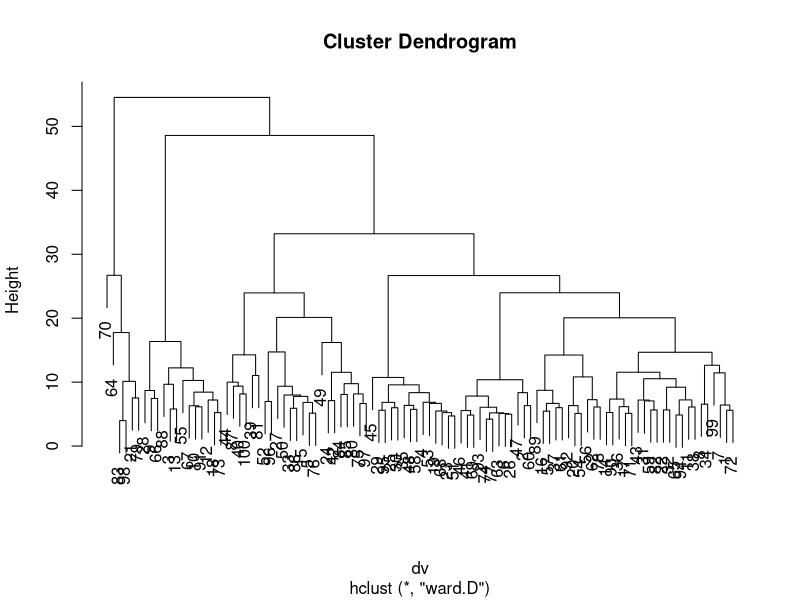
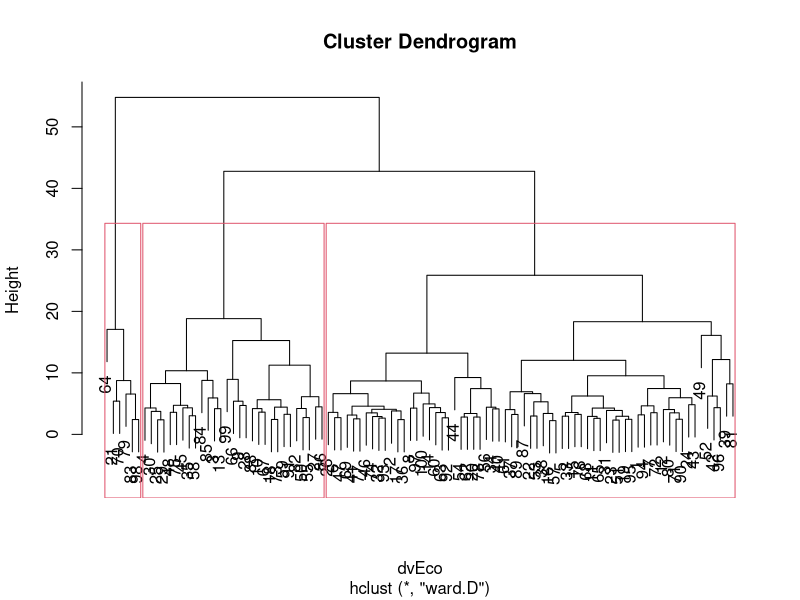
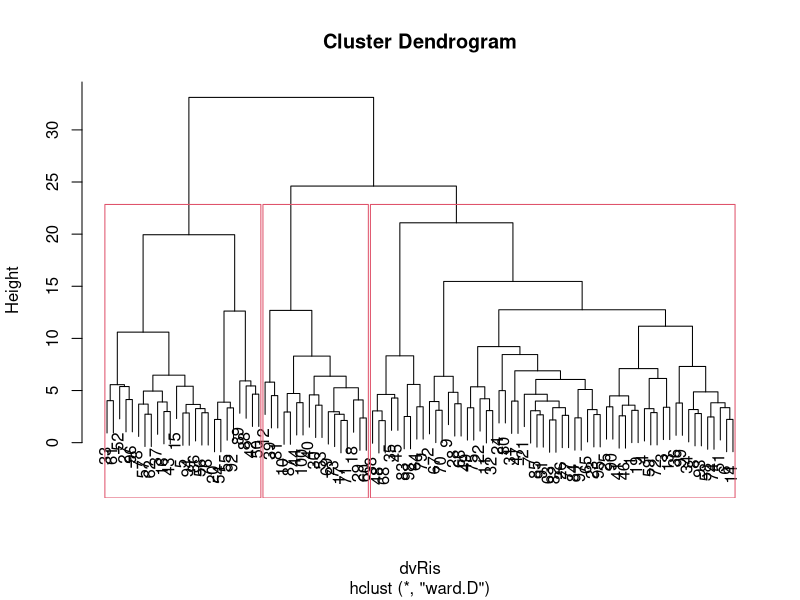
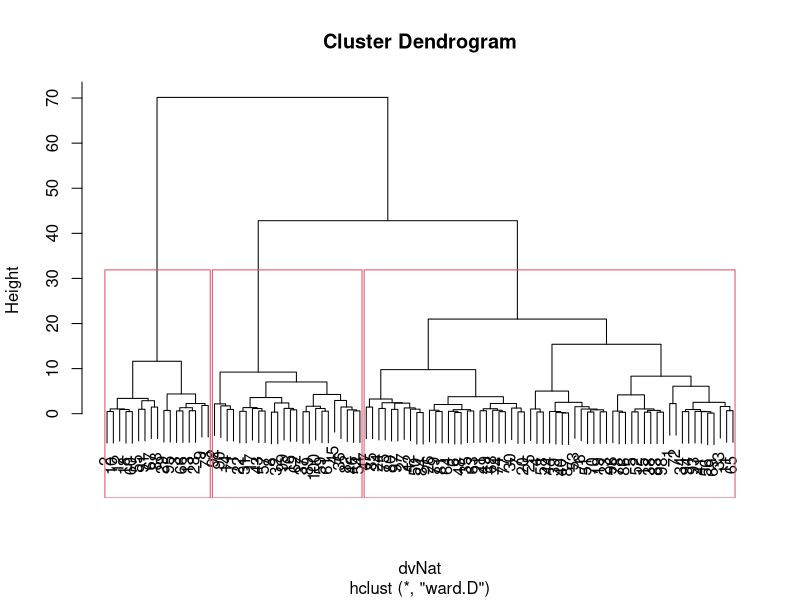
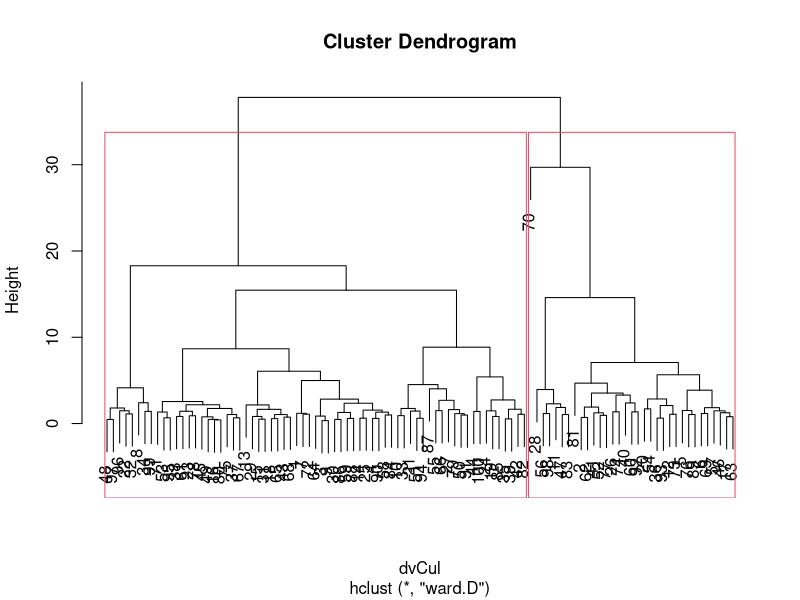

R code for these plots, in order:
#Importez le fichier villes.csv dans R (read.table("villes.csv",header=T))
VillesBrut <- read.table("villes.csv",header=T,sep = "\t")
#View(VillesBrut)

#Nous avons donc un tableau de données qui réunit des données décrivant 100 villes de France selon 54 variables représentant plusieurs indicateurs socio-économiques, écologiques,culturels.
#On désire mettre en oeuvre une classification thématique complétée par un treillis de Galois. Pour ce faire, on doit regrouper des thèmes afin de les rendre moins nombreux. On décide le
#regroupement suivant:
  # - Économie: Chomage, ChomageJeunes, ChomageLong, EvoluEmploiCree,Activite,EmploiFeminin, EmploiCommune, DefaillEntreprise,SalaireAnnuel, ImpotRevenu, ImpotFortune, Imposables,
#MetreCarreAncien, TaxeHabitation, FoncierBati,MetreCubeEau,EvolDemographique, Vieillissement,AttiranceGlobale,AttiranceActifs, Proprietaires,LogtSup4pieces, LogtInsalubre, LogtVacant, LogtConstruction

  # - Risques: Criminalite, EvolutionCrimes, SecuriteRoutiere, Inondations,TerrainsPollues, UsinesRisques,MortaliteInfantile, MortaliteCancerPoumon, MortaliteAlcool,DecesInfarctus,TauxSuicide, MortaliteGlobale,
#TailleClassesPrimaires, Retard6eme, Retard3eme,RetardTerminale

  # - Nature: Mer, Ski, Soleil, Pluie, Temperature, MarcheAPied

  # - Culture: Musees, Cinema, MonumHistoriques, PretLivres,RestaurDistingues, Presse, Etudiants

#Standardiser les variables. 
Villes = data.frame(scale(VillesBrut[,2:55]) * sqrt(54/53))

#CAH de l'ensemble des variables.
#a) création de la matrice des distances euclidiennes:
dv=dist(Villes, method="euclidean")

#b)CAH avec Ward (vous pouvez essayer plusieurs indices pour juger de la stabilité des résultats):
CAHV = hclust(d=dv, method = "ward.D")

#c)Dendrogramme de la hiérarchie indicée:
plot(CAHV)

#d)Coupure de l'arbre et fabrication de la variable de classe correspondant à la partition obtenue,par exemple k=2 classes:
PV2 = cutree(tree = CAHV, k=2)
print(PV2)

#e)Calcul du R2 des variables avec la variable de classe. On va stocker tous les R2 dans un seul vecteur: R2.
R2_PV2 = cbind(rep(0 , ncol(Villes)))
for (i in cbind(1:ncol(Villes))) {
  
  R2_PV2[i] =
    summary(lm(Villes[,i]~as.factor(PV2)))$r.squared
}
row.names(R2_PV2) = colnames(Villes)

#f)Calcul du R2 de la partition
R2G_PV2 = mean(R2_PV2)
print(R2G_PV2)

#h)Optimisation d'une partition avec les K-means, e.g. pour celle en 2 classes:
IC2Vil = data.frame(model.matrix(~as.factor(PV2)-1))
mIC2Vil = as.matrix(IC2Vil)
mVil = as.matrix(Villes)
CentresC2 = solve(t(mIC2Vil) %*% mIC2Vil) %*% t(mIC2Vil)%*% mVil
KMV2 = kmeans(Villes, CentresC2)
KMV2$cluster

#CAH par thèmes.
#Economie
Economie = data.frame(
  Villes$Chomage, 
  Villes$ChomageJeunes, 
  Villes$ChomageLong, 
  Villes$EvoluEmploiCree,
  Villes$Activite,
  Villes$EmploiFeminin,
  Villes$EmploiCommune,
  Villes$DefaillEntreprise,
  Villes$SalaireAnnuel,
  Villes$ImpotRevenu,
  Villes$ImpotFortune,
  Villes$Imposables,
  Villes$MetreCarreAncien,
  Villes$TaxeHabitation,
  Villes$FoncierBati,
  Villes$MetreCubeEau,
  Villes$EvolDemographique,
  Villes$Vieillissement,
  Villes$AttiranceGlobale,
  Villes$AttiranceActifs,
  Villes$Proprietaires,
  Villes$LogtSup4pieces,
  Villes$LogtInsalubre,
  Villes$LogtVacant,
  Villes$LogtConstruction
  
)

dvEco = dist(Economie, method="euclidean")
CAHVEco = hclust(d=dvEco, method = "ward.D")
plot(CAHVEco)
rect.hclust(CAHVEco,3)
PEco = cutree(tree = CAHVEco, k=3)
IC2Eco = data.frame(model.matrix(~as.factor(PEco)-1))
mIC2Eco = as.matrix(IC2Eco)
mEco = as.matrix(Economie)
CentresC2Eco = solve(t(mIC2Eco) %*% mIC2Eco) %*% t(mIC2Eco)%*% mEco
KMEco = kmeans(Economie, CentresC2Eco)
print(KMEco)

Eco <- cbind.data.frame(Villes[,1],Economie) 

Ceco1 <- vector()
Ceco2 <- vector()
Ceco3 <- vector()

a<-1
b<-1
c<-1

for (i in 1:100) {
  
  if (KMEco$cluster[i] == 1){
    Ceco1[a] <- as.matrix(Eco[i,1])
    a <- a+1
  }
  
  if (KMEco$cluster[i] == 2){
    Ceco2[b] <- as.matrix(Eco[i,1]) 
    b <- b+1
  }
  
  if (KMEco$cluster[i] == 3){
    Ceco3[c] <- as.matrix(Eco[i,1])
    c <- c+1
  }
}

#Risques
Risques = data.frame(
  Villes$Criminalite,
  Villes$EvolutionCrimes,
  Villes$SecuriteRoutiere,
  Villes$Inondations,
  Villes$TerrainsPollues,
  Villes$UsinesRisques,
  Villes$MortaliteInfantile,
  Villes$MortaliteCancerPoumon,
  Villes$MortaliteAlcool,
  Villes$DecesInfarctus,
  Villes$TauxSuicide,
  Villes$MortaliteGlobale,
  Villes$TailleClassesPrimaires,
  Villes$Retard6eme,
  Villes$Retard3eme,
  Villes$RetardTerminale
)

dvRis = dist(Risques, method="euclidean")
CAHVRis = hclust(d=dvRis, method = "ward.D")
plot(CAHVRis)
rect.hclust(CAHVRis,3)
PRis = cutree(tree = CAHVRis, k=3)
IC2Ris = data.frame(model.matrix(~as.factor(PRis)-1))
mIC2Ris = as.matrix(IC2Ris)
mRis = as.matrix(Risques)
CentresC2Ris = solve(t(mIC2Ris) %*% mIC2Ris) %*% t(mIC2Ris)%*% mRis
KMRis = kmeans(Risques, CentresC2Ris)
print(KMRis)

Ris <- cbind.data.frame(Villes[,1],Risques) 

CRIS1 <- vector()
CRIS2  <- vector()
CRIS3  <- vector()

a<-1
b<-1
c<-1

for (i in 1:100) {
  
  if (KMRis $cluster[i] == 1){
    CRIS1[a] <- as.matrix(Ris[i,1])
    a <- a+1
  }
  
  if (KMRis $cluster[i] == 2){
    CRIS2[b] <- as.matrix(Ris[i,1]) 
    b <- b+1
  }
  
  if (KMRis $cluster[i] == 3){
    CRIS3[c] <- as.matrix(Ris[i,1])
    c <- c+1
  }
}

#Nature 
Nature = data.frame(
  Villes$Mer,
  Villes$Ski,
  Villes$Soleil,
  Villes$Pluie,
  Villes$Temperature,
  Villes$MarcheAPied
)

dvNat = dist(Nature, method = "euclidean")
CAHVNat = hclust(d=dvNat, method = "ward.D")
plot(CAHVNat)
rect.hclust(CAHVNat,3)
PNat = cutree(tree = CAHVNat, k=3)
IC2Nat = data.frame(model.matrix(~as.factor(PNat)-1))
mIC2Nat = as.matrix(IC2Nat)
mNat = as.matrix(Nature)
CentresC2Nat = solve(t(mIC2Nat) %*% mIC2Nat) %*% t(mIC2Nat)%*% mNat
KMNat = kmeans(Nature, CentresC2Nat)
print(KMNat)

Nat <- cbind.data.frame(Villes[,1],Nature) 

CNat1 <- vector()
Cnat2  <- vector()
CNat3  <- vector()

a<-1
b<-1
c<-1

for (i in 1:100) {
  
  if (KMNat  $cluster[i] == 1){
    CNat1 [a] <- as.matrix(Nat[i,1])
    a <- a+1
  }
  
  if (KMNat  $cluster[i] == 2){
    Cnat2[b] <- as.matrix(Nat[i,1]) 
    b <- b+1
  }
  
  if (KMNat  $cluster[i] == 3){
    CNat3 [c] <- as.matrix(Nat[i,1])
    c <- c+1
  }
}

# Culture

Culture = data.frame(
  Villes$Musees,
  Villes$Cinema,
  Villes$MonumHistoriques,
  Villes$PretLivres,
  Villes$RestaurDistingues,
  Villes$Presse,
  Villes$Etudiants
)

dvCul = dist(Culture, method = "euclidean")
CAHVCul = hclust(d=dvCul, method = "ward.D")
plot(CAHVCul)
rect.hclust(CAHVCul,2)
PCul = cutree(tree = CAHVCul, k=3)
IC2Cul = data.frame(model.matrix(~as.factor(PCul)-1))
mIC2Cul = as.matrix(IC2Cul)
mCul = as.matrix(Culture)
CentresC2Cul = solve(t(mIC2Cul) %*% mIC2Cul) %*% t(mIC2Cul)%*% mCul
KMCul = kmeans(Culture, CentresC2Cul)
print(KMCul)

Cult <- cbind.data.frame(Villes[,1],Culture) 

Ccult1 <- vector()
Ccult2  <- vector()
Ccult3  <- vector()

a<-1
b<-1
c<-1

for (i in 1:100) {
  
  if (KMCul  $cluster[i] == 1){
    Ccult1  [a] <- as.matrix(Cult[i,1])
    a <- a+1
  }
  
  if (KMCul  $cluster[i] == 2){
    Ccult2 [b] <- as.matrix(Cult[i,1]) 
    b <- b+1
  }
  
  if (KMCul $cluster[i] == 3){
    Ccult3 [c] <- as.matrix(Cult[i,1])
    c <- c+1
  }
}

























